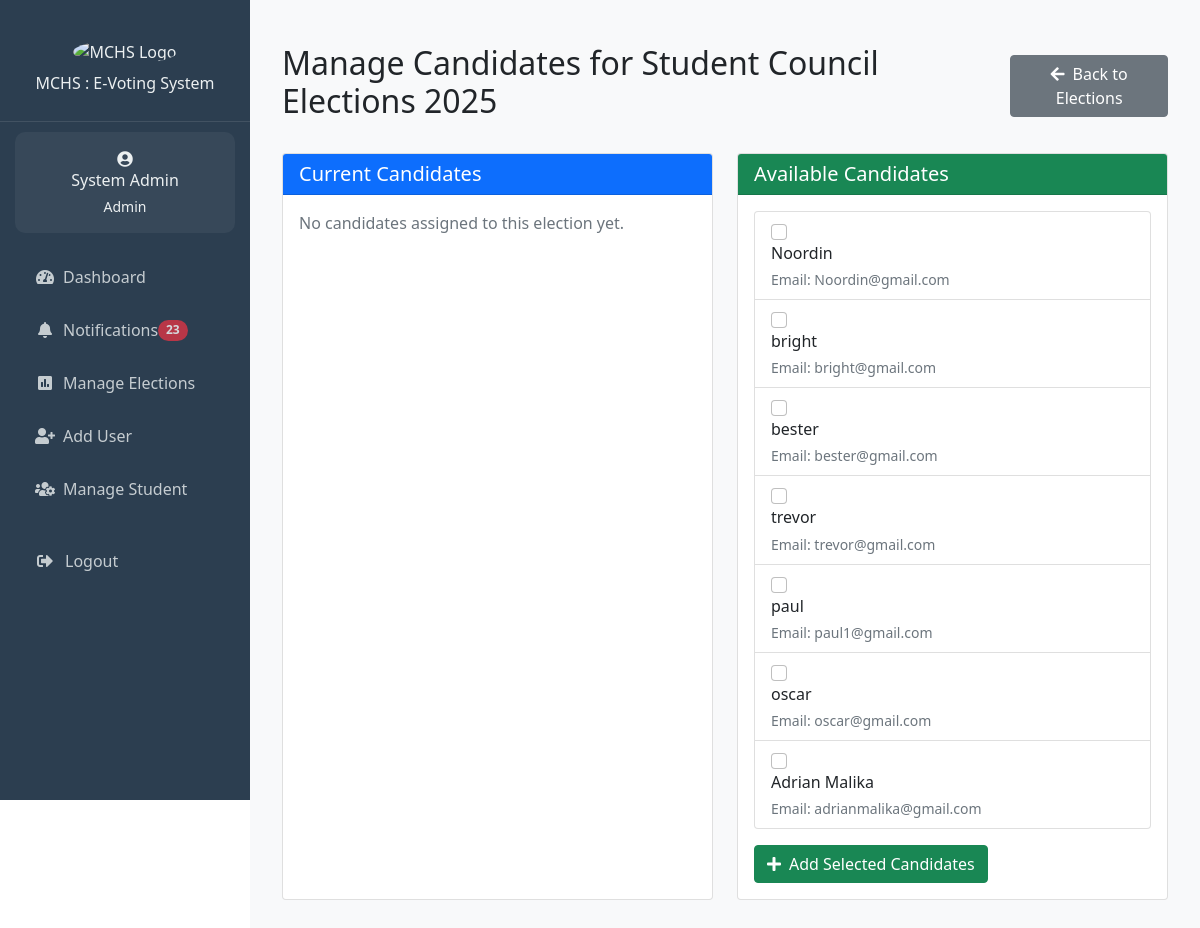
The app's page /admin/manage_election_candidates.php?election_id=47 (signed in) with its own data.
### tables this page shows
CREATE TABLE IF NOT EXISTS `users` (
  `id` int NOT NULL AUTO_INCREMENT,
  `name` varchar(100) NOT NULL,
  `email` varchar(100) NOT NULL,
  `student_number` varchar(20) DEFAULT NULL,
  `branch` varchar(50) DEFAULT NULL,
  `year_of_study` varchar(20) DEFAULT NULL,
  `password_hash` varchar(255) NOT NULL,
  `role` enum('student','admin','candidate') NOT NULL DEFAULT 'student',
  `created_at` timestamp NULL DEFAULT CURRENT_TIMESTAMP,
  `updated_at` timestamp NULL DEFAULT CURRENT_TIMESTAMP ON UPDATE CURRENT_TIMESTAMP,
  PRIMARY KEY (`id`),
  UNIQUE KEY `email` (`email`),
  UNIQUE KEY `student_number` (`student_number`)
);

CREATE TABLE IF NOT EXISTS `elections` (
  `id` int NOT NULL AUTO_INCREMENT,
  `title` varchar(255) NOT NULL,
  `description` text,
  `branch` varchar(50) NOT NULL,
  `start_date` datetime NOT NULL,
  `end_date` datetime NOT NULL,
  `status` enum('upcoming','active','completed') DEFAULT 'upcoming',
  `created_by` int NOT NULL,
  `created_at` timestamp NULL DEFAULT CURRENT_TIMESTAMP,
  `updated_at` timestamp NULL DEFAULT CURRENT_TIMESTAMP ON UPDATE CURRENT_TIMESTAMP,
  `manual_status` tinyint(1) DEFAULT '0',
  PRIMARY KEY (`id`),
  UNIQUE KEY `unique_election` (`title`,`start_date`,`end_date`),
  KEY `created_by` (`created_by`)
);

CREATE TABLE IF NOT EXISTS `candidates` (
  `id` int NOT NULL AUTO_INCREMENT,
  `user_id` int NOT NULL,
  `position` varchar(100) NOT NULL,
  `manifesto` text,
  `photo_url` varchar(255) DEFAULT NULL,
  `status` enum('pending','approved','rejected') DEFAULT 'pending',
  `created_at` timestamp NULL DEFAULT CURRENT_TIMESTAMP,
  PRIMARY KEY (`id`),
  KEY `user_id` (`user_id`)
);

### includes/notifications.php (called while the page is built, shortened)
<?php
if (!function_exists('get_unread_notifications_count')) {
    function get_unread_notifications_count($conn, $user_id = null) {
        try {
            $sql = "SELECT COUNT(*) FROM notifications WHERE is_read = FALSE";
            $params = [];
            $stmt = $conn->prepare($sql);
            $stmt->execute($params);
            return (int) $stmt->fetchColumn();
        } catch (PDOException $e) {
            error_log("Error getting unread notifications count: " . $e->getMessage());
            return 0;
        }
    }
}

### admin/manage_election_candidates.php (the view, shortened to what this page needs)
<?php
require_once '../includes/header.php';
$election_id = filter_input(INPUT_GET, 'election_id', FILTER_SANITIZE_NUMBER_INT);
$now = '2025-01-07 16:48:34';
$stmt = $conn->prepare("
    SELECT * FROM elections
    WHERE id = ? AND start_date > ?
");
$stmt->execute([$election_id, $now]);
$election = $stmt->fetch();
$stmt = $conn->prepare("
    SELECT c.*, u.name as user_name, u.email
    FROM candidates c
    JOIN users u ON c.user_id = u.id
    JOIN election_candidates ec ON c.id = ec.candidate_id
    WHERE ec.election_id = ?
");
$stmt->execute([$election_id]);
$current_candidates = $stmt->fetchAll();
$stmt = $conn->prepare("
    SELECT c.*, u.name as user_name, u.email
    FROM candidates c
    JOIN users u ON c.user_id = u.id
    WHERE c.id NOT IN (
        SELECT candidate_id
        FROM election_candidates
        WHERE election_id = ?
    )
");
$stmt->execute([$election_id]);
$available_candidates = $stmt->fetchAll();
?>
<div class="container py-4">
    <div class="d-flex justify-content-between align-items-center mb-4">
        <h2>Manage Candidates for <?php echo htmlspecialchars($election['title']); ?></h2>
        <a href="elections.php" class="btn btn-secondary">
            <i class="fas fa-arrow-left me-2"></i>Back to Elections
        </a>
    </div>
    <div class="row">
        <div class="col-md-6 mb-4">
            <div class="card h-100">
                <div class="card-header bg-primary text-white">
                    <h5 class="card-title mb-0">Current Candidates</h5>
                </div>
                <div class="card-body">
                    <?php if (empty($current_candidates)): ?>
                        <p class="text-muted mb-0">No candidates assigned to this election yet.</p>
                    <?php endif; ?>
                </div>
            </div>
        </div>
        <div class="col-md-6 mb-4">
            <div class="card h-100">
                <div class="card-header bg-success text-white">
                    <h5 class="card-title mb-0">Available Candidates</h5>
                </div>
                <div class="card-body">
                    <?php if (empty($available_candidates)): ?>
                        <p class="text-muted mb-0">No available candidates to add.</p>
                    <?php else: ?>
                        <form method="POST">
                            <div class="list-group mb-3">
                                <?php foreach ($available_candidates as $candidate): ?>
                                    <label class="list-group-item">
                                        <input class="form-check-input me-1" type="checkbox" name="candidate_ids[]" value="<?php echo $candidate['id']; ?>">
                                        <div>
                                            <h6 class="mb-1"><?php echo htmlspecialchars($candidate['user_name']); ?></h6>
                                            <small class="text-muted">
                                                Email: <?php echo htmlspecialchars($candidate['email']); ?>
                                            </small>
                                        </div>
                                    </label>
                                <?php endforeach; ?>
                            </div>
                            <button type="submit" class="btn btn-success">
                                <i class="fas fa-plus me-2"></i>Add Selected Candidates
                            </button>
                        </form>
                    <?php endif; ?>
                </div>
            </div>
        </div>
    </div>
</div>
<?php require_once '../includes/footer.php'; ?>

### includes/sidebar-content.php (shortened to what this page needs)
<div class="sidebar-header">
  <img src="https://mchs.mw/img/mchs_logo.png" alt="MCHS Logo" class="img-fluid" style="width: 50%;">
  <h6 class="mt-0">MCHS : E-Voting System</h6>
</div>
<?php if (isset($user)): ?>
  <div class="user-info">
    <i class="fas fa-user-circle fa-1x mb-0"></i>
    <h6 class="mb-1"><?php echo htmlspecialchars($user['name']); ?></h6>
    <small><?php echo ucfirst($user['role']); ?></small>
  </div>
  <ul class="nav-menu">
    <?php if ($user['role'] === 'admin'): ?>
      <li class="nav-item">
        <a class="nav-link <?php echo $current_page === 'dashboard.php' ? 'active' : ''; ?>"
           href="/e_voting_system/admin/dashboard.php">
          <i class="fas fa-tachometer-alt me-2"></i>Dashboard
        </a>
      </li>
      <li class="nav-item">
        <a class="nav-link <?php echo $current_page === 'notifications.php' ? 'active' : ''; ?>"
           href="/e_voting_system/admin/notifications.php">
          <i class="fas fa-bell me-2"></i>Notifications
          <?php
          $unread_count = get_unread_notifications_count($conn);
          if ($unread_count > 0):
          ?>
            <span class="badge bg-danger rounded-pill">
              <?php echo $unread_count; ?>
            </span>
          <?php endif; ?>
        </a>
      </li>
      <li class="nav-item">
        <a class="nav-link <?php echo $current_page === 'manage_elections.php' ? 'active' : ''; ?>"
           href="/e_voting_system/admin/manage_elections.php">
          <i class="fas fa-poll me-2"></i>Manage Elections
        </a>
      </li>
      <li class="nav-item">
        <a class="nav-link <?php echo $current_page === 'add_student.php' ? 'active' : ''; ?>"
           href="/e_voting_system/admin/add_student.php">
          <i class="fas fa-user-plus me-2"></i>Add User
        </a>
      </li>
      <li class="nav-item">
        <a class="nav-link <?php echo $current_page === 'manage_students.php' ? 'active' : ''; ?>"
           href="/e_voting_system/admin/manage_students.php">
          <i class="fas fa-users-cog me-2"></i>Manage Student
        </a>
      </li>
    <?php endif; ?>
    <li class="nav-item mt-4">
      <a class="nav-link" href="/e_voting_system/logout.php">
        <i class="fas fa-sign-out-alt"></i>
        <span>Logout</span>
      </a>
    </li>
  </ul>
<?php endif; ?>

### includes/header.php (style rules this page uses)
:root { --primary-color: #2c3e50; --secondary-color: #3498db; --accent-color: #e74c3c; --text-light: #ecf0f1; --success-color: #2ecc71; }
.sidebar-header { padding: 20px; text-align: center; border-bottom: 1px solid rgba(255,255,255,0.1); }
.sidebar-header img { width: 80px; height: 80px; border-radius: 50%; margin-bottom: 10px; }
.user-info { padding: 15px; text-align: center; background: rgba(255,255,255,0.05); margin: 10px 15px; border-radius: 10px; }
.nav-menu { padding: 0; margin: 20px 0; }
.nav-item { list-style: none; margin: 5px 15px; }
.nav-link { color: var(--text-light) !important; padding: 12px 20px; border-radius: 8px; display: flex; align-items: center; transition: all 0.3s ease; text-decoration: none; opacity: 0.8; }
.nav-link i { margin-right: 10px; width: 20px; text-align: center; }

### records on screen
users: name "System Admin", role "Admin"
elections: title "Student Council Elections 2025"
candidates: user.name "Noordin", user.email "Noordin@gmail.com"
candidates: user.name "bright", user.email "bright@gmail.com"
candidates: user.name "bester", user.email "bester@gmail.com"
candidates: user.name "trevor", user.email "trevor@gmail.com"
candidates: user.name "paul", user.email "paul1@gmail.com"
candidates: user.name "oscar", user.email "oscar@gmail.com"
candidates: user.name "Adrian Malika", user.email "adrianmalika@gmail.com"

### other values on screen
$unread_count "23"
